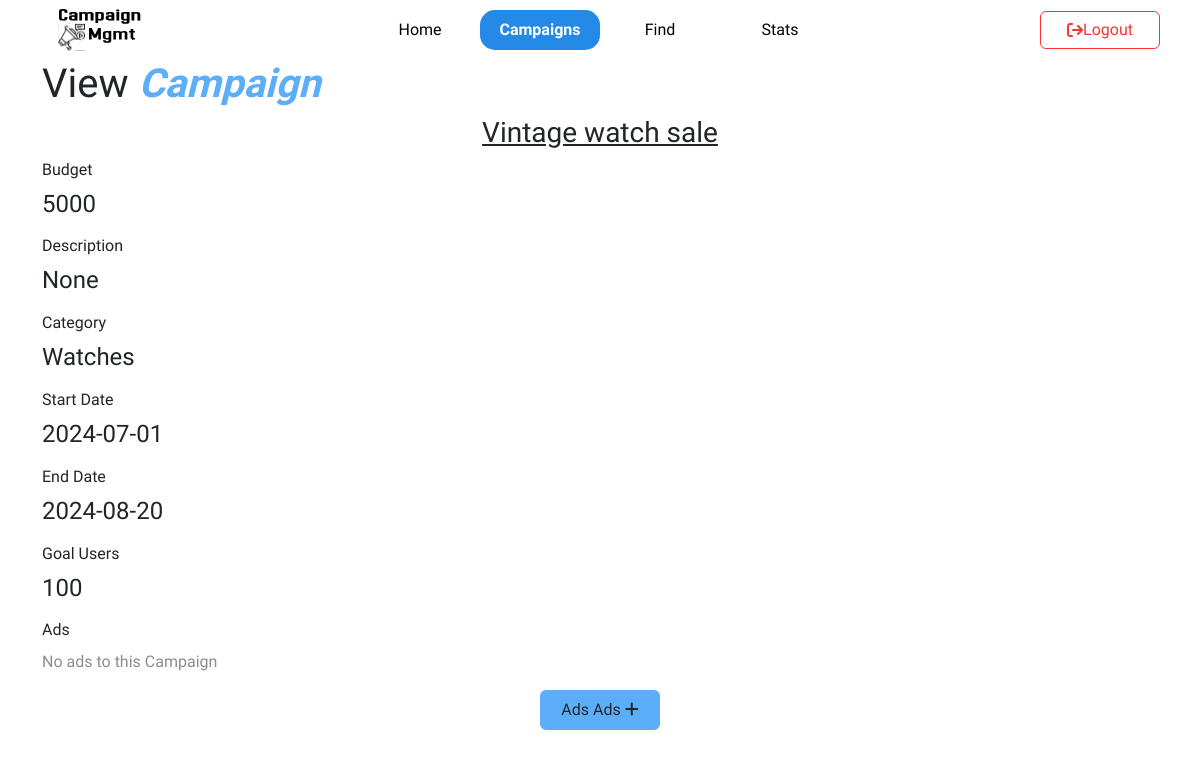
The page /sponsor/view_campaign/5 (signed in) on the database as committed earlier.
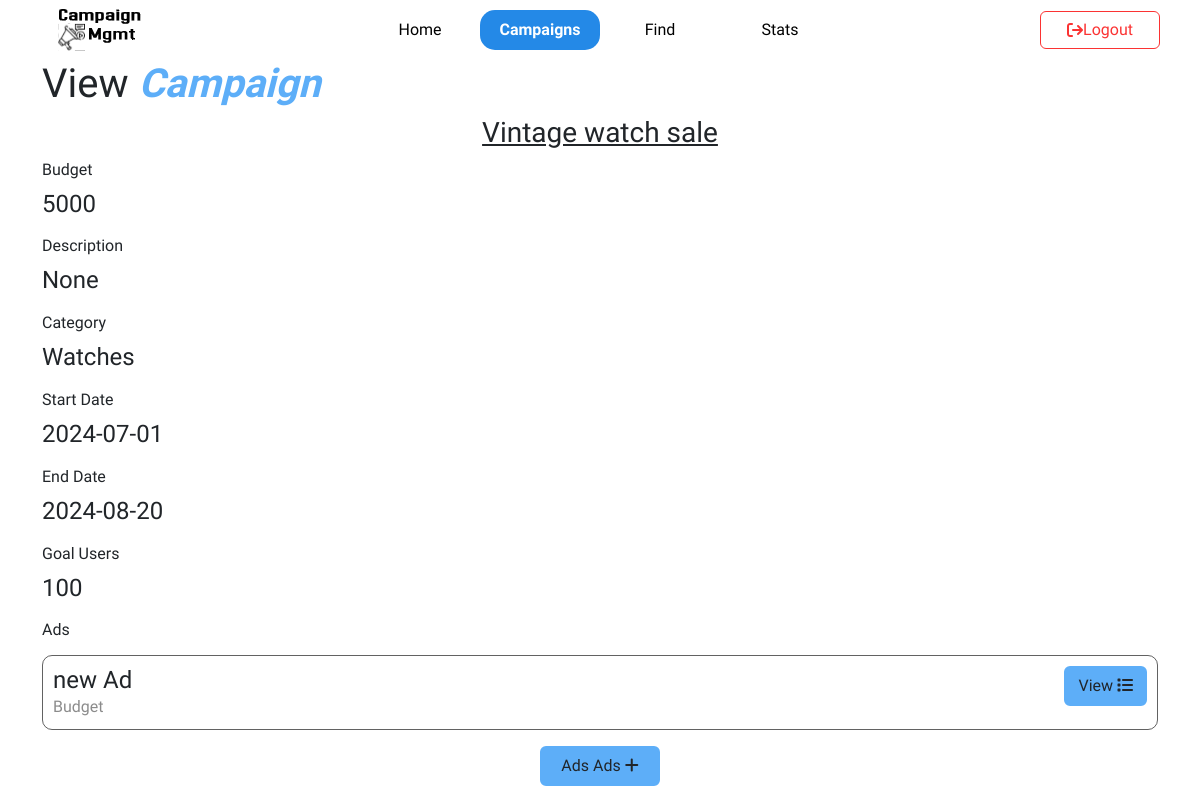
The same page on the database as committed later.
### model.py (models this page shows)
class Ad(db.Model):
    id = db.Column(db.Integer, primary_key=True, autoincrement=True)
    influ_id = db.Column(db.Integer, db.ForeignKey('influencer.id'))
    spon_id = db.Column(db.Integer, db.ForeignKey('sponsor.id'))
    name = db.Column(db.String(80), nullable=False)
    desc = db.Column(db.String(255))
    campaign_id = db.Column(db.Integer, db.ForeignKey('campaign.id'), nullable=False)
    ad_status = db.Column(db.String(20))
    is_flagged = db.Column(db.Boolean)
    amount = db.Column(db.Integer)
    payment_status = db.Column(db.String(20))

### routes_spon.py (the view)
@app.route('/sponsor/view_campaign/<int:camp_id>')
@sponsor_required
def spon_view_camp(camp_id):
    camp = Campaign.query.filter_by(id=camp_id).first()
    ads = Ad.query.filter_by(campaign_id=camp.id).all()
    return render_template('sponsor/view_camp.html', active='campaigns', camp=camp,ads=ads)

### wrappers.py (called while the page is built)
def login_required(func):
    @wraps(func)
    def wrapper(*args, **kwargs):
        if 'username' not in session:
            flash("You need to login first","danger")
            return redirect(url_for('login'))
        retrieve_user()
        if not user:
            session.clear()
            return redirect(url_for('login'))
        return func(*args, **kwargs)
    return wrapper

def retrieve_user():
    global user
    user = User.query.filter_by(username=session['username']).first()

def sponsor_required(func):
    @wraps(func)
    @login_required
    def wrapper(*args, **kwargs):
        if user.username != session['username'] or user.role != session['role'] or user.role != 'sponsor':
            session.clear()
            flash("Not authorized","danger")
            return redirect(url_for('login'))
        return func(*args, **kwargs)
    return wrapper

### templates/sponsor/view_camp.html (shortened to what this page needs)
{% extends 'layout_inner.html' %}
{% block content %}
<div class="container">
    <h1>View <span class="heading">Campaign</span></h1>
    <h3 style="text-decoration: underline; text-align: center;">{{ camp.name }}</h3>
    <div class="mb-3">
        <label for="campaign_budget" class="form-label">Budget</label>
        <h4 id="campaign_budget">{{ camp.budget }}</h4>
    </div>
    <div class="mb-3">
        <label for="campaign_description" class="form-label">Description</label>
        <h4 id="campaign_description">{{ camp.desc }}</h4>
    </div>
    <div class="mb-3">
        <label for="campaign_category" class="form-label">Category</label>
        <h4 id="campaign_category">{{ camp.category }}</h4>
    </div>
    <div class="mb-3">
        <label for="campaign_start_date" class="form-label">Start Date</label>
        <h4 id="campaign_start_date">{{ camp.start_date }}</h4>
    </div>
    <div class="mb-3">
        <label for="campaign_end_date" class="form-label">End Date</label>
        <h4 id="campaign_end_date">{{ camp.end_date }}</h4>
    </div>
    <div class="mb-3">
        <label for="campaign_goal_users" class="form-label">Goal Users</label>
        <h4 id="campaign_goal_users">{{ camp.goal_users }}</h4>
    </div>
    <div class="mb-3">
        <label for="campaign_goal_users" class="form-label">Ads</label>
        {% if ads | length == 0 %}
            <p class="p_label">No ads to this Campaign</p>
        {% endif %}
        {% for ad in ads %}
            <div class="cust_card">
                <div class="cust_card_body" style="width: 50%;">
                    <h4 class="card-title">{{ad.name}}</h4>
                    <p class="p_label" >Budget</p>
                </div>
                <div class="cust_card_body_right center-item">
                    <a href="{{url_for('spon_view_ad',ad_id=ad.id)}}" class="btn">View <i class="fa fa-list" aria-hidden="true"></i></a>
                </div>
            </div>
        {% endfor %}
    </div>
    <div class="center_item" style="margin-bottom: 25px;">
        <form action="{{url_for('spon_add_ad')}}">
            <button type="submit" class="btn" style="width: 10vw">
                Ads Ads
                <i class="fa-solid fa-plus"></i>
          </button>
        </form>
    </div>
</div>
{% endblock %}

Rows that differ between the two databases and show on the page:
added Ad: name "new Ad"
Other text that changed with them:
text no longer shown: "No ads to this Campaign"
